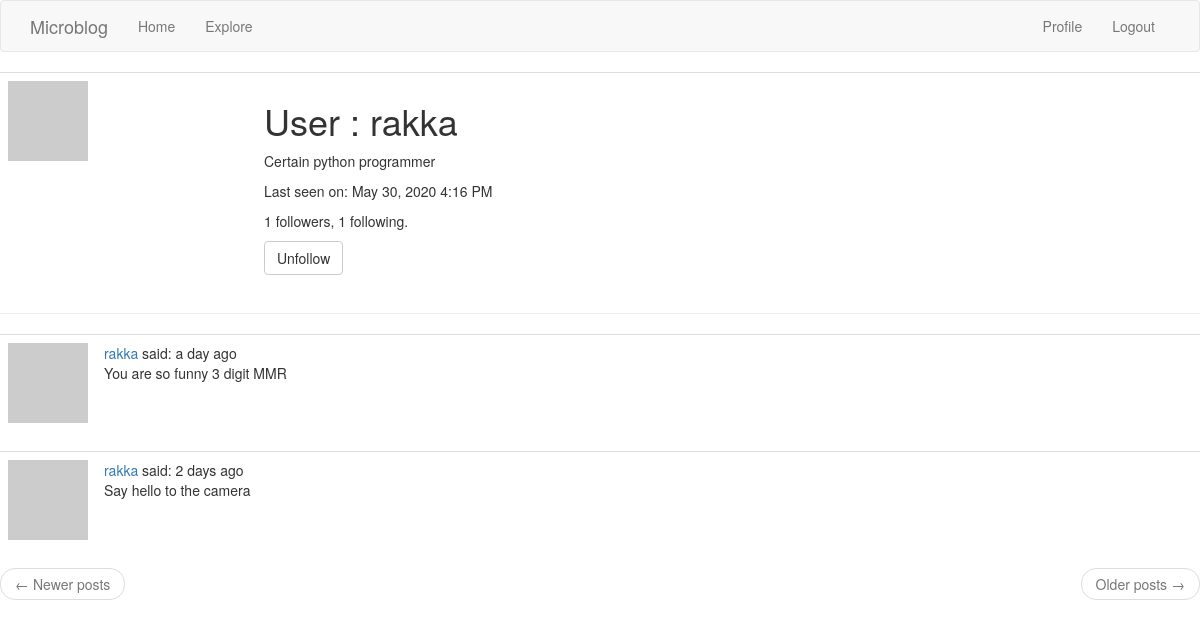
Screenshot of /user/rakka (signed in) with the database file from the repository.
### app/models.py (models this page shows, shortened)
class User(UserMixin, db.Model):
    id = db.Column(db.Integer, primary_key=True)
    username = db.Column(db.String(64), index=True, unique=True)
    email = db.Column(db.String(120), index=True, unique=True)
    password_hash = db.Column(db.String(128))
    posts = db.relationship("Post", backref="author", lazy="dynamic")
    about_me = db.Column(db.String(140))
    last_seen = db.Column(db.DateTime, default=datetime.utcnow)
    followed = db.relationship("User", secondary=followers,
                               primaryjoin=(followers.c.follower_id == id),
                               secondaryjoin=(followers.c.followed_id == id), # c is column
                               backref=db.backref("followers", lazy="dynamic"), lazy="dynamic")
    def avatar(self, size):
        digest = md5(self.email.lower().encode("utf-8")).hexdigest()
        return "https://gravatar.com/avatar/{}?d=identicon&s={}".format(
            digest, size)
    def is_following(self, user):
        return self.followed.filter(
            followers.c.followed_id == user.id).count() > 0

class Post(db.Model):
    id = db.Column(db.Integer, primary_key=True)
    body = db.Column(db.String(128))
    timestamp = db.Column(db.DateTime, index=True, default=datetime.utcnow) # utcnow, uniform timestamp without ()
    user_id = db.Column(db.Integer, db.ForeignKey("user.id"))

### app/routes.py (the view)
@app.route("/user/<username>")
@login_required
def user(username):
    user = User.query.filter_by(username=username).first_or_404()
    page = request.args.get("page", 1, type=int)
    posts = user.posts.order_by(Post.timestamp.desc()).paginate(
        page, app.config["POST_PER_PAGE"], False)
    next_url = url_for("user", username=user.username, page=posts.next_num) \
        if posts.has_next else None
    prev_url = url_for("user", username=user.username, page=posts.prev_num) \
        if posts.has_prev else None
    form = EmptyForm()
    return render_template("user.html", user=user, posts=posts.items,
                           next_url=next_url, prev_url=prev_url, form=form)

### app/forms.py
class EmptyForm(FlaskForm):
    submit = SubmitField("Submit")

### app/models.py (called while the page is built)
@login.user_loader
def load_user(id):
    return User.query.get(int(id))

### app/routes.py (called while the page is built)
@app.before_request # executed before the view function
def before_request():
    if current_user.is_authenticated:
        current_user.last_seen = datetime.utcnow()
        db.session.commit()

### app/templates/user.html (shortened to what this page needs)
{% extends "base.html" %}
{% block content %}
<table class="table table-hover">
  <tr>
    <td width="256px"><img src="{{ user.avatar(256) }}"/></td>
    <td>
      <h1>User : {{ user.username }}</h1>
      {% if user.about_me %}<p>{{ user.about_me }}</p>{% endif %}
      {% if user.last_seen %}<p>Last seen on: {{ moment(user.last_seen).format("LLL") }}</p>{% endif %}
      <p>{{ user.followers.count() }} followers, {{ user.followed.count() }} following.</p>
      {% if user == current_user %}
      <p><a href="{{ url_for('edit_profile') }}">Edit your profile</a></p>
      {% else %}
      <p>
        <form action="{{ url_for('unfollow', username=user.username) }}" method="post">
          {{ form.submit(value="Unfollow", class_="btn btn-default") }}
        </form>
      </p>
      {% endif %}
    </td>
  </tr>
</table>
<hr/>
{% for post in posts %}
  {% include "_post.html" %}
{% endfor %}
<nav aria-label="...">
  <ul class="pager">
    <li class="previous{% if not prev_url %} disabled{% endif %}">
      <a href="{{ prev_url or '#' }}">
        <span aria-hidden="true">&larr;</span> Newer posts
      </a>
    </li>
    <li class="next{% if not next_url %} disabled{% endif %}">
      <a href="{{ next_url or '#' }}">
        Older posts <span aria-hidden="true">&rarr;</span>
      </a>
    </li>
  </ul>
</nav>
{% endblock %}

### app/templates/_post.html
<table class="table table-hover">
  <tr>
    <td width="70px">
      <a href="{{ url_for('user', username=post.author.username) }}">
        <img src="{{ post.author.avatar(36) }}"/>
      </a>
    </td>
    <td>
      <a href="{{ url_for('user', username=post.author.username) }}">
        {{ post.author.username }}
      </a>
      said: {{ moment(post.timestamp).fromNow() }}
      <br/>{{ post.body }}
    </td>
  </tr>
</table>

### rows the page displays
User: username "rakka", about_me "Certain python programmer", last_seen "May 30, 2020 4:16 PM"
Post: author.username "rakka", timestamp "a day ago", body "You are so funny 3 digit MMR"
Post: author.username "rakka", timestamp "2 days ago", body "Say hello to the camera"

### other values shown
{{ user.followers.count() }} "1"
{{ user.followed.count() }} "1"
